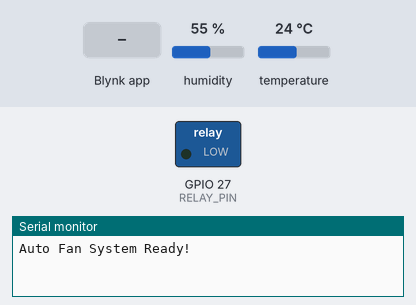
Bench run of a sketch on a simulated ESP32. On the bench: switched loads named in the sketch (green lamp = pin HIGH), the last lines printed to the serial monitor. Inputs (shaded band) come from the test bench; at power-on: temperature 24 °C, humidity 55 %. WiFi joins after 1.5 s; servers stay silent unless stated.

Above: at 6.0 s.
6.1 s: temperature set to 32 °C
9.4 s: temperature set to 35 °C
At 11.9 s:
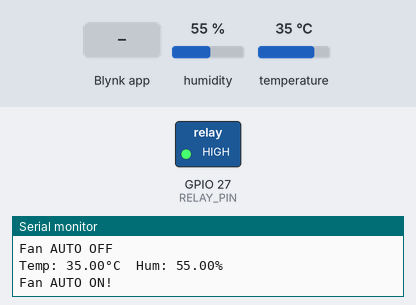
15.4 s: Blynk app writes 0 to V4
At 16.7 s:
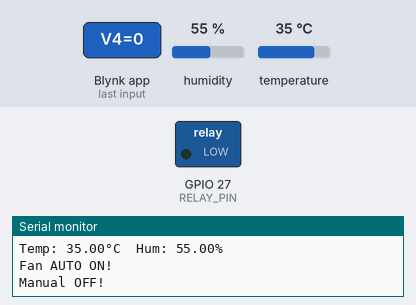
18.4 s: Blynk app writes 1 to V5
At 21.1 s:
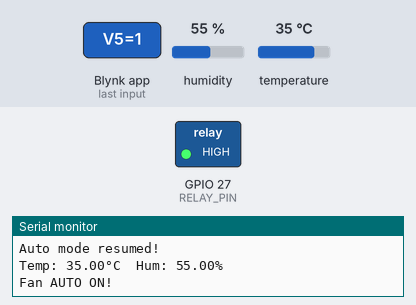
21.4 s: Blynk app writes 200 to V4
At 22.5 s:
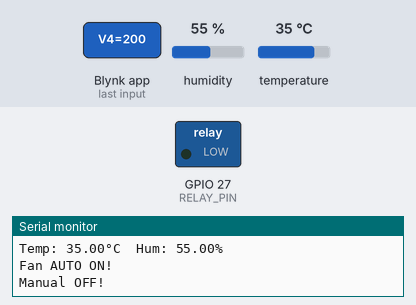
Timing chart, 0 to 23.9 s (numbered marks = the images above; inputs shaded):
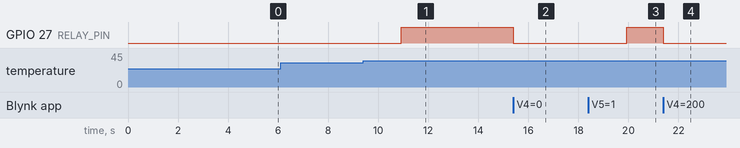

Measured:
- the behaviour switches between 33 and 34 °C on temperature (found by bisection; images 0 and 1)
- after the input at 9.4 s, GPIO 27 (RELAY_PIN): LOW → HIGH after 1.5 s
- after the input at 15.4 s, GPIO 27 (RELAY_PIN): HIGH → LOW at once
- after the input at 18.4 s, GPIO 27 (RELAY_PIN): LOW → HIGH after 1.5 s
- after the input at 21.4 s, GPIO 27 (RELAY_PIN): HIGH → LOW at once

The sketch:

Auto_fan_blynk.ino
```cpp
#define BLYNK_TEMPLATE_ID   "TMPL3qOCKlhr6"
#define BLYNK_TEMPLATE_NAME "Auto Fan"
#define BLYNK_AUTH_TOKEN    "acmOe-6ObyJ5ANekr02FbxvySyfCYwg8"

#include <WiFi.h>
#include <BlynkSimpleEsp32.h>
#include "DHT.h"

#define DHTPIN    26
#define DHTTYPE   DHT11
#define RELAY_PIN 27

char ssid[] = "Redmi Note 13 5G";
char pass[] = "12345678";

DHT dht(DHTPIN, DHTTYPE);
BlynkTimer timer;

float threshold = 33.0;             // ✅ raised to 33°C
bool manualOverride = false;
bool manualFanON = false;

BLYNK_WRITE(V4) {
  int val = param.asInt();
  if (val == 1) {
    manualOverride = true;
    manualFanON = true;
    digitalWrite(RELAY_PIN, HIGH);   // ✅ swapped — fan ON
    Blynk.virtualWrite(V3, 1);
    Serial.println("Manual ON!");
  } else {
    manualOverride = true;
    manualFanON = false;
    digitalWrite(RELAY_PIN, LOW);    // ✅ swapped — fan OFF
    Blynk.virtualWrite(V3, 0);
    Serial.println("Manual OFF!");
  }
}

BLYNK_WRITE(V5) {
  manualOverride = false;
  Serial.println("Auto mode resumed!");
}

void readAndControl() {
  delay(100);
  float temp = dht.readTemperature();
  float hum  = dht.readHumidity();

  if (isnan(temp) || isnan(hum)) {
    Serial.println("DHT11 error!");
    return;
  }

  Serial.print("Temp: "); Serial.print(temp);
  Serial.print("°C  Hum: "); Serial.print(hum);
  Serial.println("%");

  Blynk.virtualWrite(V1, temp);
  Blynk.virtualWrite(V2, hum);

  if (!manualOverride) {
    if (temp > threshold) {
      digitalWrite(RELAY_PIN, HIGH); // ✅ swapped — fan ON
      Blynk.virtualWrite(V3, 1);
      Serial.println("Fan AUTO ON!");
    } else {
      digitalWrite(RELAY_PIN, LOW);  // ✅ swapped — fan OFF
      Blynk.virtualWrite(V3, 0);
      Serial.println("Fan AUTO OFF");
    }
  } else {
    if (manualFanON) {
      Serial.println("Fan MANUAL ON!");
    } else {
      Serial.println("Fan MANUAL OFF!");
    }
  }
}

void setup() {
  Serial.begin(9600);
  delay(1000);

  pinMode(RELAY_PIN, OUTPUT);
  digitalWrite(RELAY_PIN, LOW);     // ✅ swapped — start OFF

  dht.begin();
  delay(2000);

  Blynk.begin(BLYNK_AUTH_TOKEN, ssid, pass);
  timer.setInterval(3000L, readAndControl);

  Serial.println("Auto Fan System Ready!");
}

void loop() {
  Blynk.run();
  timer.run();
}
```
